Frame 1 (no input): blank canvas, image omitted
Frame 60 (the mouse pressed at the canvas centre just before this capture): blank canvas, image omitted
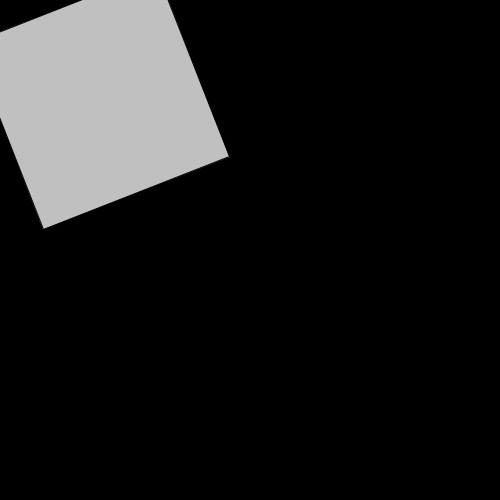
Frame 120 (the mouse held since frame 60 and released just before this capture)

The Processing sketch whose frames 1 and 60 were blank and that drew this single picture after the mouse press (run headless with seeded random() and noise(); from frame 60 on, the mouse is pressed at the canvas centre):

// Processing sketch: processing_129613
// ── processing_129613.pde

float timer = 0.0;
float myscale = 0.7;
float myscaleSpeed = 0.04;
float rad = 0.0;
float s = 1.0;
float rotate = 1.0;

void setup()
{
  size (500, 500);
  frameRate(25);
}

void draw()
  {
    background(0);
    
    timer = timer + (1.0 / 30.0);
    myscale = myscale + myscaleSpeed;
    rad += 0.01;
    println(timer);
    println ("x: "+ mouseX + " y: " + mouseY);
    
    if (timer >= 2.0 && timer < 3.0)
    {
      pushMatrix();
      translate(100, 200);
      scale(myscale);
      rectMode(CENTER);
      rect(0, 0, 100, 100);
      translate (width/2, height/2);
      fill(#9999FF);
      popMatrix();
    }
    else if (timer >= 3.0 && timer < 4.0)
    {
      pushMatrix();
      translate(100, 100);
      rotate(rad);
      //scale(myscale);
      rectMode(CENTER);
      fill(#C0C0C0);
      rect(0, 0, 200, 200);
      popMatrix();
    }
    else if (timer > 4.0 && timer < 5.0)
    {
      fill(255, 0, 0);
      triangle (77, 100, 150, 50, 100, 50);
    }
    
  else
  {
    background (0, 0, 0);
  }
  }   
   
  
  
    
  
